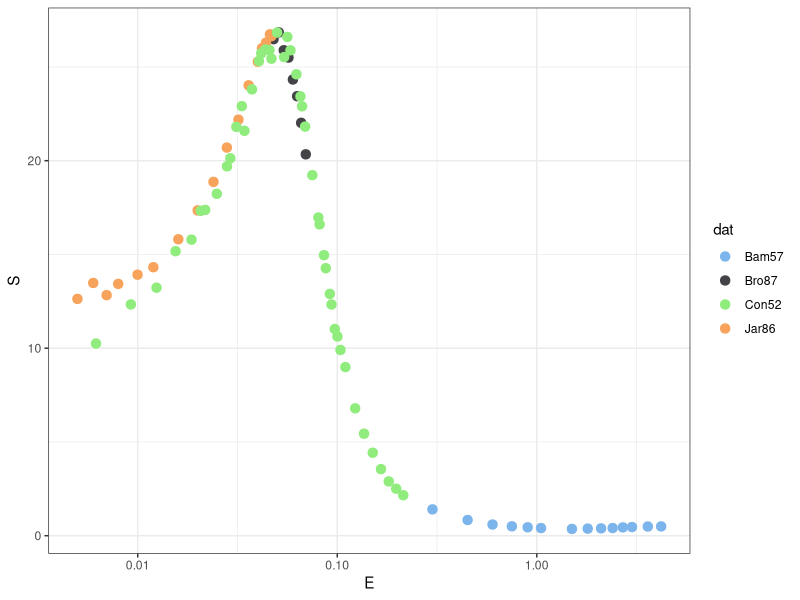

The R source for this figure:
# Read 3HeDp 
require(ggplot2);require(ggthemes);require(dplyr);require(magrittr)

#--Get File names


# Data of interest

Bame57 <-  read.table("data_bame.dat") %>%
  set_colnames(.,c("E","S","Stat")) %>%
  mutate(.,Syst=mean(0.02*S)) %>%  
  mutate(.,dat="Bam57") 


Brown87 <- read.table("data_brown.dat") %>%
         set_colnames(.,c("E","S","Stat")) %>%
         mutate(.,Syst= mean(0.014*S)) %>%
        mutate(.,dat="Bro87")

Jarmie86 <- read.table("data_jarmie.dat") %>%
  set_colnames(.,c("E","S","Stat")) %>%
  mutate(.,Syst= mean(0.0126*S)) %>%
  mutate(.,dat="Jar86 ")


Con52 <- read.table("data_conner.dat") %>%
  set_colnames(.,c("E","S","Stat")) %>%
  mutate(.,Syst= mean(0.02*S)) %>%
  mutate(.,dat="Con52 ")

# Remove bad points

ensamble <- rbind(Bame57, Brown87,Jarmie86,Con52)

#ensamble <- rbind(Bame57, Brown87,Jarmie86)


write.csv(ensamble,"ensamble_Tdn.csv",row.names = F)

ggplot(ensamble,aes(x=E,y=S,color=dat))+geom_point(size=2.85)+
  theme_bw()+scale_x_log10()+scale_color_hc() 


